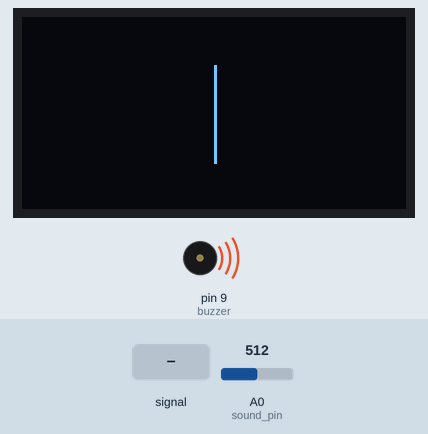
Simulated run of this sketch. Board: Arduino Uno, built with avr-gcc and run on an emulated ATmega328P. Parts: 128×64 one-colour display, buzzer (waves = sounding). The test bench sets the inputs (shaded band); at power-on: A0 (sound_pin) = 512. What the sketch prints to the serial monitor is not drawn.

Above: at 1.2 s.
1.3 s: A0 (sound_pin) fed a 200 Hz sine of ±81 counts around its level
2.8 s: A0 (sound_pin) set to 716
4.3 s: A0 (sound_pin) fed a 1000 Hz sine of ±255 counts around its level
At 4.58 s:
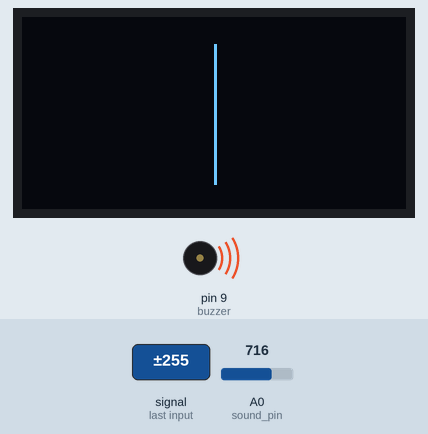
5.8 s: A0 (sound_pin) set to 900
7.3 s: A0 (sound_pin) set to 1023
At 8.6 s:
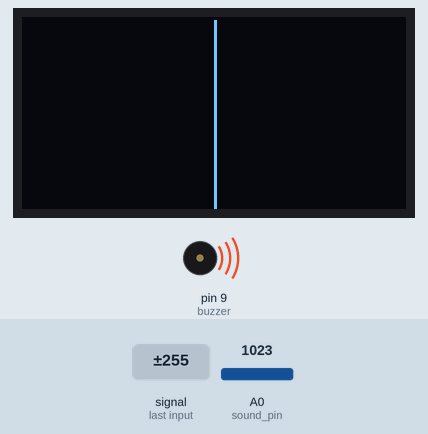
Timing chart, 0 to 9.8 s (numbered marks = the images above; inputs shaded):
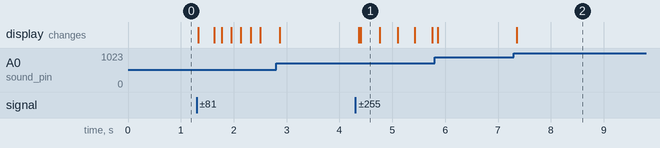

Measured:
- after the input at 4.3 s, the display: first changes after 0.06 s (image 1 shows a later state)
- after the input at 7.3 s, the display: changes after 0.05 s (image 2)

The sketch:

Task_1.3.3.ino
```cpp
#include <Adafruit_GFX.h>
#include <Adafruit_SSD1306.h>

#define SCREEN_WIDTH 128
#define SCREEN_HEIGHT 64

#define OLED_RESET     -1
Adafruit_SSD1306 display(SCREEN_WIDTH, SCREEN_HEIGHT, &Wire, OLED_RESET);

#define sound_pin A0
#define buzzer 9

void setup() {
  Serial.begin(115200);

  pinMode(sound_pin, INPUT);
  pinMode(buzzer, OUTPUT);

  if(!display.begin(SSD1306_SWITCHCAPVCC, 0x3C)) {
    Serial.println(F("SSD1306 allocation failed"));
    for(;;);
  }

  tone(buzzer,250);
}

void loop() {
  int sound_in = analogRead(sound_pin);
  Serial.println(sound_in);
  display.clearDisplay();
  display.drawLine(display.width()/2, display.height()/2-sound_in/32, display.width()/2, display.height()/2+sound_in/32, SSD1306_WHITE);
  display.display();
  delay(10);
}
```
